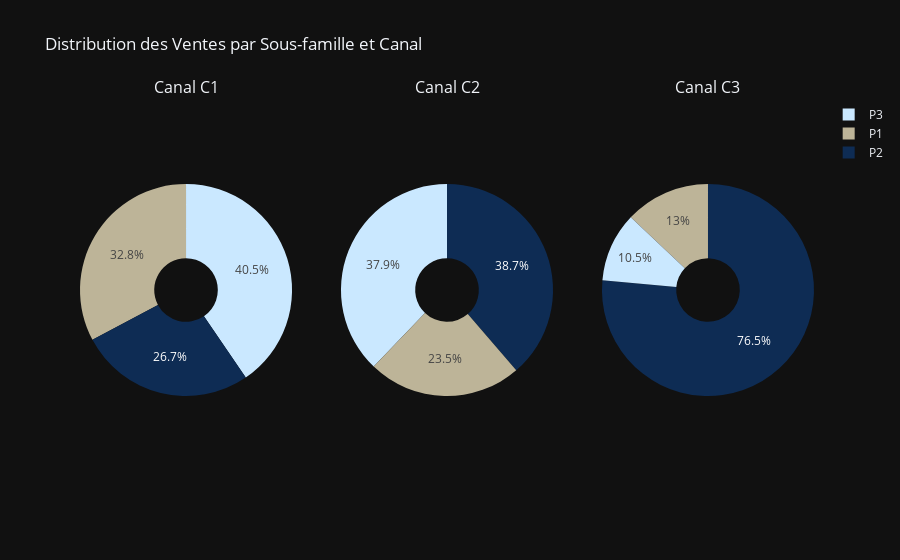

Write notebook code for a chart like this one.
### Markdown cell above
## Par Canal

### Code cell
# Grouper les données par 'Canal' et 'Sous_famille' et sommer les ventes
sales_by_canal_sous_famille = df.groupby(['Canal', 'Sous_famille'])['ventes'].sum().reset_index()

# Obtenir les canaux uniques
canals = df['Canal'].unique()

# Définir une séquence de couleurs personnalisée
couleurs_personnalisees = ['#BDB498', '#0E2C54', '#CAE8FF']

# Créer les sous-graphiques pour chaque canal
fig = make_subplots(rows=1, cols=len(canals), subplot_titles=[f'Canal {canal}' for canal in canals], specs=[[{'type':'pie'}] * len(canals)])

for i, canal in enumerate(canals):
    # Filtrer les données pour le canal spécifique
    data = sales_by_canal_sous_famille[sales_by_canal_sous_famille['Canal'] == canal]
    
    # Ajouter un diagramme circulaire au sous-graphe
    fig.add_trace(go.Pie(
        labels=data['Sous_famille'],
        values=data['ventes'],
        name=f'Canal {canal}',
        hole=0.3,
        marker=dict(colors=couleurs_personnalisees)
    ), row=1, col=i+1)

# Mettre à jour la disposition du graphe pour utiliser le thème 'plotly_dark'
fig.update_layout(
    title_text='Distribution des Ventes par Sous-famille et Canal',
    template='plotly_dark'
)

fig.show()

### Figure 1 — Plotly figure (JSON) as saved in the notebook; plotly's stock layout.template omitted (floating-point values rounded to 4 significant figures)
{"data": [{"domain": {"x": [0, 0.2889], "y": [0, 1]}, "hole": 0.3, "labels": ["P1", "P2", "P3"], "marker": {"colors": ["#BDB498", "#0E2C54", "#CAE8FF"]}, "name": "Canal C1", "type": "pie", "values": [16290.0, 13280.0, 20110.0]}, {"domain": {"x": [0.3556, 0.6444], "y": [0, 1]}, "hole": 0.3, "labels": ["P1", "P2", "P3"], "marker": {"colors": ["#BDB498", "#0E2C54", "#CAE8FF"]}, "name": "Canal C2", "type": "pie", "values": [26610.0, 43850.0, 42910.0]}, {"domain": {"x": [0.7111, 1], "y": [0, 1]}, "hole": 0.3, "labels": ["P1", "P2", "P3"], "marker": {"colors": ["#BDB498", "#0E2C54", "#CAE8FF"]}, "name": "Canal C3", "type": "pie", "values": [3498.0, 20600.0, 2837.0]}], "layout": {"annotations": [{"font": {"size": 16}, "showarrow": false, "text": "Canal C1", "x": 0.1444, "xanchor": "center", "xref": "paper", "y": 1, "yanchor": "bottom", "yref": "paper"}, {"font": {"size": 16}, "showarrow": false, "text": "Canal C2", "x": 0.5, "xanchor": "center", "xref": "paper", "y": 1, "yanchor": "bottom", "yref": "paper"}, {"font": {"size": 16}, "showarrow": false, "text": "Canal C3", "x": 0.8556, "xanchor": "center", "xref": "paper", "y": 1, "yanchor": "bottom", "yref": "paper"}], "title": {"text": "Distribution des Ventes par Sous-famille et Canal"}}}
